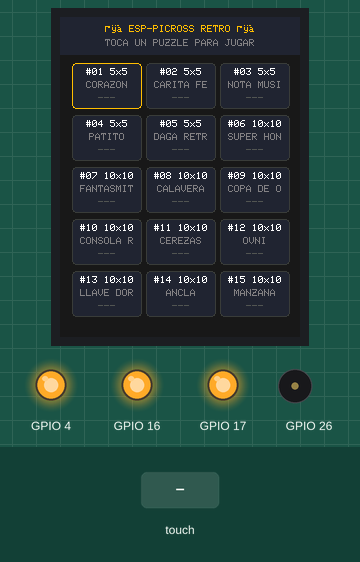
This program was run on a simulated ESP32. On the bench: 240×320 colour display, output pins drawn as LEDs (lit = HIGH), buzzer (waves = sounding). Inputs (shaded band) come from the test bench. EEPROM starts erased; what the program prints to the serial monitor is not drawn.

Above: at 1.7 s.
1.8 s: screen touched at 13 % across, 50 % down
At 3.5 s:
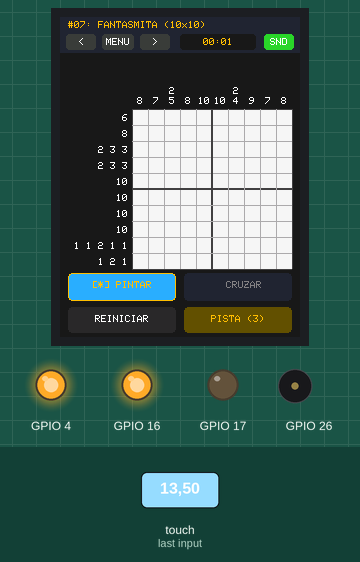
4.8 s: screen touched at 13 % across, 10 % down
At 6.6 s:
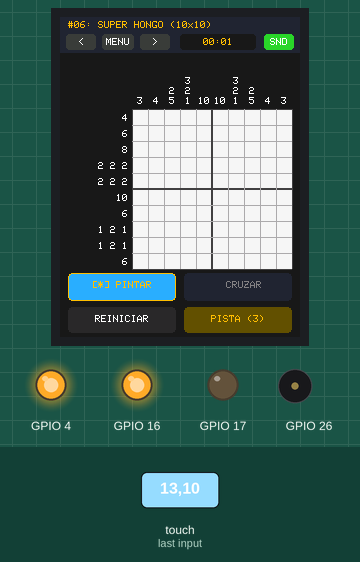
7.8 s: screen touched at 13 % across, 10 % down
At 9.5 s:
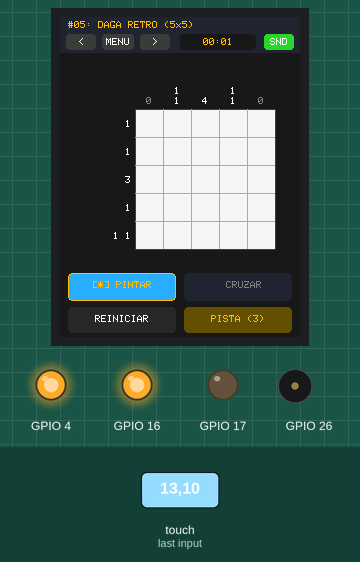
10.8 s: screen touched at 13 % across, 10 % down
At 12.6 s:
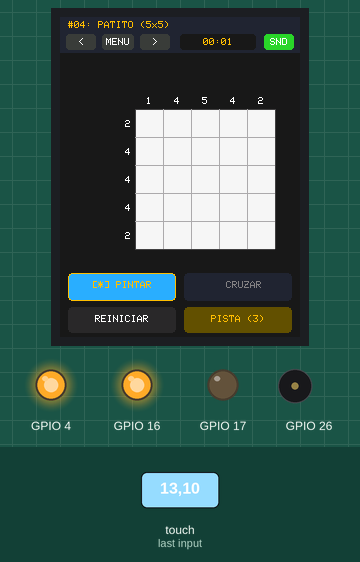
13.8 s: screen touched at 38 % across, 30 % down
At 14.5 s:
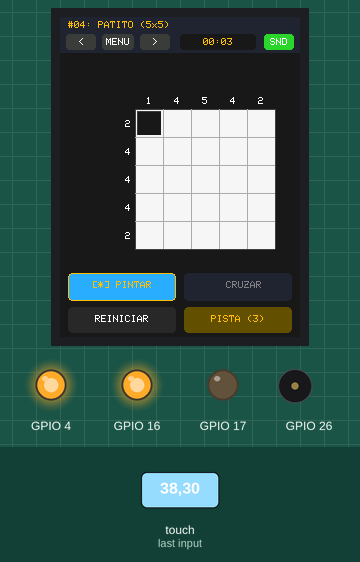
15.3 s: screen touched at 13 % across, 10 % down
At 17.1 s:
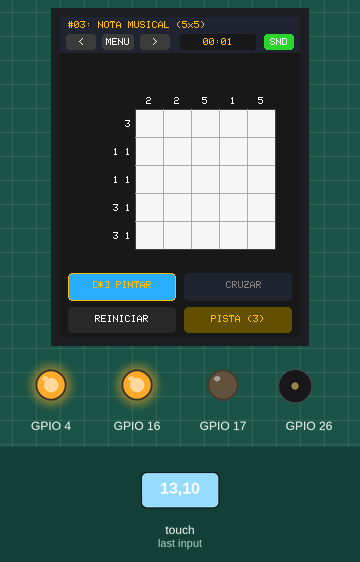
Timing chart, 0 to 18.6 s (numbered marks = the images above; inputs shaded):
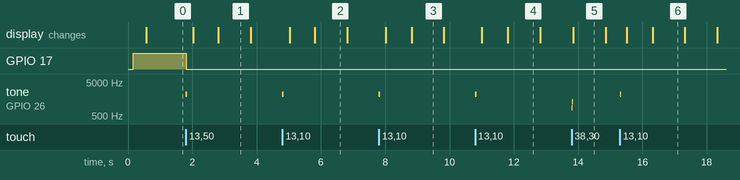

Measured:
- after the input at 1.8 s, GPIO 17: HIGH → LOW at once; tone on GPIO 26: silent → 2200 Hz at once, → silent 0.02 s later; the display: first changes after 0.24 s (image 1 shows a later state)
- after the input at 4.8 s, tone on GPIO 26: silent → 2200 Hz at once, → silent 0.02 s later; the display: first changes after 0.24 s (image 2 shows a later state)
- after the input at 7.8 s, tone on GPIO 26: silent → 2200 Hz at once, → silent 0.02 s later; the display: first changes after 0.21 s (image 3 shows a later state)
- after the input at 10.8 s, tone on GPIO 26: silent → 2200 Hz at once, → silent 0.02 s later; the display: first changes after 0.21 s (image 4 shows a later state)
- after the input at 13.8 s, tone on GPIO 26: silent → 880 Hz at once, → 1320 Hz 0.01 s later, → silent 0.02 s later
- after the input at 15.3 s, tone on GPIO 26: silent → 2200 Hz at once, → silent 0.02 s later; the display: first changes after 0.21 s (image 6 shows a later state)

The program:

main.cpp
```cpp
#include <Arduino.h>
#include "config.h"
#include "hal/display.h"
#include "hal/buzzer.h"
#include "hal/led.h"
#include "game/storage.h"
#include "game/picross_game.h"
#include "ui/renderer.h"

void setup() {
    Serial.begin(115200);
    delay(150);
    Serial.println("\n==========================================");
    Serial.println("   ★ ESP-PICROSS RETRO (ESP32-CYD) ★     ");
    Serial.println("==========================================");

    storage_init();
    buzzer_init();
    buzzer_set_enabled(storage_get_sound());
    led_init();
    display_init();
    renderer_init();
    game.init();

    renderer_draw_screen(true);
    Serial.println("[MAIN] Juego inicializado con exito.");
}

void loop() {
    uint16_t touchX, touchY;
    bool touched = tft.getTouch(&touchX, &touchY);

    static bool was_touched = false;

    if (touched) {
        if (!was_touched) {
            was_touched = true;
            game.handle_touch_down((int16_t)touchX, (int16_t)touchY);
            renderer_draw_screen(false);
        } else {
            game.handle_touch_move((int16_t)touchX, (int16_t)touchY);
        }
    } else {
        if (was_touched) {
            was_touched = false;
            game.handle_touch_up();
            renderer_draw_screen(false);
        }
    }

    game.update_timer();
    renderer_draw_timer_only();

    delay(5);
}
```

picross_game.h
```cpp
#ifndef GAME_PICROSS_H
#define GAME_PICROSS_H

#include <Arduino.h>
#include "game/puzzle_data.h"

enum GameState {
    STATE_MENU,
    STATE_PLAYING,
    STATE_VICTORY
};

enum ToolMode {
    TOOL_FILL,  // Pintar casilla (■)
    TOOL_CROSS  // Marcar con cruz (✕)
};

enum CellState : uint8_t {
    CELL_EMPTY   = 0,
    CELL_FILLED  = 1,
    CELL_CROSSED = 2
};

enum DragAction {
    DRAG_NONE,
    DRAG_SET_FILL,
    DRAG_SET_CROSS,
    DRAG_CLEAR
};

class PicrossGame {
public:
    GameState state;
    uint8_t current_level_idx;
    ToolMode tool_mode;
    uint8_t hints_remaining;

    // Estado del tablero actual
    uint8_t grid_size;
    CellState player_grid[MAX_GRID_SIZE][MAX_GRID_SIZE];
    uint8_t row_clues[MAX_GRID_SIZE][MAX_CLUES];
    uint8_t row_clue_counts[MAX_GRID_SIZE];
    uint8_t col_clues[MAX_GRID_SIZE][MAX_CLUES];
    uint8_t col_clue_counts[MAX_GRID_SIZE];

    bool row_satisfied[MAX_GRID_SIZE];
    bool col_satisfied[MAX_GRID_SIZE];

    // Cronómetro
    uint32_t start_time_ms;
    uint32_t elapsed_seconds;
    bool timer_running;

    // Arrastre táctil (Drag & Drop con lápiz)
    bool is_dragging;
    int8_t last_drag_col;
    int8_t last_drag_row;
    DragAction current_drag_action;

    // Métricas del grid en pantalla
    int16_t grid_x;
    int16_t grid_y;
    int16_t cell_size;
    int16_t clue_row_x;
    int16_t clue_col_y;

public:
    void init();
    void load_level(uint8_t level_idx);
    void reset_current_level();
    void use_hint();
    void update_timer();
    void set_tool(ToolMode mode);

    // Entrada táctil
    void handle_touch_down(int16_t tx, int16_t ty);
    void handle_touch_move(int16_t tx, int16_t ty);
    void handle_touch_up();

    bool check_victory();
    void update_clue_satisfaction();

    const Puzzle& get_current_puzzle() const { return PUZZLES[current_level_idx]; }
};

extern PicrossGame game;

#endif // GAME_PICROSS_H
```

puzzle_data.h
```cpp
#ifndef GAME_PUZZLE_DATA_H
#define GAME_PUZZLE_DATA_H

#include <Arduino.h>

#define MAX_GRID_SIZE 10
#define MAX_CLUES     5
#define TOTAL_PUZZLES 15

struct Puzzle {
    const char* name;
    uint8_t size; // 5 o 10
    uint8_t solution[MAX_GRID_SIZE][MAX_GRID_SIZE];
    uint16_t color_reveal[MAX_GRID_SIZE][MAX_GRID_SIZE]; // Colores RGB565 revelados al ganar
};

extern const Puzzle PUZZLES[TOTAL_PUZZLES];

void compute_clues(const Puzzle& puzzle,
                   uint8_t row_clues[MAX_GRID_SIZE][MAX_CLUES],
                   uint8_t row_counts[MAX_GRID_SIZE],
                   uint8_t col_clues[MAX_GRID_SIZE][MAX_CLUES],
                   uint8_t col_counts[MAX_GRID_SIZE]);

#endif // GAME_PUZZLE_DATA_H
```

storage.h
```cpp
#ifndef GAME_STORAGE_H
#define GAME_STORAGE_H

#include <Arduino.h>

void storage_init();
bool storage_is_completed(uint8_t level_idx);
uint32_t storage_get_best_time(uint8_t level_idx);
void storage_save_completion(uint8_t level_idx, uint32_t time_sec);
uint8_t storage_get_last_level();
void storage_set_last_level(uint8_t level_idx);
bool storage_get_sound();
void storage_set_sound(bool enabled);

#endif // GAME_STORAGE_H
```

renderer.h
```cpp
#ifndef UI_RENDERER_H
#define UI_RENDERER_H

#include <Arduino.h>
#include "game/picross_game.h"

void renderer_init();
void renderer_draw_screen(bool force_full_redraw = false);
void renderer_draw_timer_only();
void renderer_draw_cell(uint8_t r, uint8_t c);

#endif // UI_RENDERER_H
```

picross_game.cpp
```cpp
#include "game/picross_game.h"
#include "hal/buzzer.h"
#include "hal/led.h"
#include "game/storage.h"
#include "ui/renderer.h"

PicrossGame game;

void PicrossGame::init() {
    state = STATE_MENU;
    current_level_idx = storage_get_last_level();
    if (current_level_idx >= TOTAL_PUZZLES) {
        current_level_idx = 0;
    }
    tool_mode = TOOL_FILL;
    is_dragging = false;
    last_drag_col = -1;
    last_drag_row = -1;
    current_drag_action = DRAG_NONE;
    timer_running = false;
    elapsed_seconds = 0;
}

void PicrossGame::load_level(uint8_t level_idx) {
    if (level_idx >= TOTAL_PUZZLES) level_idx = 0;
    current_level_idx = level_idx;
    storage_set_last_level(current_level_idx);

    const Puzzle& p = PUZZLES[current_level_idx];
    grid_size = p.size;

    // Configurar geometría según tamaño de cuadrícula
    if (grid_size == 5) {
        cell_size = 28;
        grid_x = 75;
        grid_y = 92;
        clue_row_x = 10;
        clue_col_y = 40;
    } else { // 10x10
        cell_size = 16;
        grid_x = 72;
        grid_y = 92;
        clue_row_x = 4;
        clue_col_y = 40;
    }

    // Limpiar cuadrícula
    for (uint8_t r = 0; r < MAX_GRID_SIZE; r++) {
        for (uint8_t c = 0; c < MAX_GRID_SIZE; c++) {
            player_grid[r][c] = CELL_EMPTY;
        }
        row_satisfied[r] = false;
        col_satisfied[r] = false;
    }

    // Calcular pistas
    compute_clues(p, row_clues, row_clue_counts, col_clues, col_clue_counts);

    hints_remaining = 3;
    start_time_ms = millis();
    elapsed_seconds = 0;
    timer_running = true;
    state = STATE_PLAYING;
    tool_mode = TOOL_FILL;
    is_dragging = false;

    update_clue_satisfaction();
    led_playing();
    buzzer_click();
}

void PicrossGame::reset_current_level() {
    for (uint8_t r = 0; r < grid_size; r++) {
        for (uint8_t c = 0; c < grid_size; c++) {
            player_grid[r][c] = CELL_EMPTY;
        }
    }
    update_clue_satisfaction();
    buzzer_erase();
    renderer_draw_screen(true);
}

void PicrossGame::set_tool(ToolMode mode) {
    tool_mode = mode;
    buzzer_click();
}

void PicrossGame::use_hint() {
    if (hints_remaining == 0 || state != STATE_PLAYING) return;

    const Puzzle& p = PUZZLES[current_level_idx];

    // Buscar una casilla que debería estar pintada y no lo esté
    for (uint8_t r = 0; r < grid_size; r++) {
        for (uint8_t c = 0; c < grid_size; c++) {
            if (p.solution[r][c] == 1 && player_grid[r][c] != CELL_FILLED) {
                player_grid[r][c] = CELL_FILLED;
                renderer_draw_cell(r, c);
                hints_remaining--;
                elapsed_seconds += 30; // 30 segundos de penalización
                led_hint();
                buzzer_hint();
                delay(100);
                led_playing();
                update_clue_satisfaction();

                if (check_victory()) {
                    state = STATE_VICTORY;
                    timer_running = false;
                    storage_save_completion(current_level_idx, elapsed_seconds);
                    led_victory();
                    buzzer_victory();
                }
                return;
            }
        }
    }
}

void PicrossGame::update_timer() {
    if (timer_running && state == STATE_PLAYING) {
        uint32_t now = millis();
        if (now - start_time_ms >= 1000) {
            elapsed_seconds += (now - start_time_ms) / 1000;
            start_time_ms = now;
        }
    }
}

void PicrossGame::update_clue_satisfaction() {
    const Puzzle& p = PUZZLES[current_level_idx];

    // Comprobar filas
    for (uint8_t r = 0; r < grid_size; r++) {
        bool match = true;
        for (uint8_t c = 0; c < grid_size; c++) {
            bool should_be = (p.solution[r][c] == 1);
            bool is_filled = (player_grid[r][c] == CELL_FILLED);
            if (should_be != is_filled) {
                match = false;
                break;
            }
        }
        row_satisfied[r] = match;
    }

    // Comprobar columnas
    for (uint8_t c = 0; c < grid_size; c++) {
        bool match = true;
        for (uint8_t r = 0; r < grid_size; r++) {
            bool should_be = (p.solution[r][c] == 1);
            bool is_filled = (player_grid[r][c] == CELL_FILLED);
            if (should_be != is_filled) {
                match = false;
                break;
            }
        }
        col_satisfied[c] = match;
    }
}

bool PicrossGame::check_victory() {
    const Puzzle& p = PUZZLES[current_level_idx];
    for (uint8_t r = 0; r < grid_size; r++) {
        for (uint8_t c = 0; c < grid_size; c++) {
            bool should_be_filled = (p.solution[r][c] == 1);
            bool is_filled = (player_grid[r][c] == CELL_FILLED);
            if (should_be_filled != is_filled) {
                return false;
            }
        }
    }
    return true;
}

void PicrossGame::handle_touch_down(int16_t tx, int16_t ty) {
    if (state == STATE_MENU) {
        for (uint8_t i = 0; i < TOTAL_PUZZLES; i++) {
            int16_t col = i % 3;
            int16_t row = i / 3;
            int16_t bx = 12 + col * 74;
            int16_t by = 46 + row * 52;
            int16_t bw = 70;
            int16_t bh = 46;

            if (tx >= bx && tx <= bx + bw && ty >= by && ty <= by + bh) {
                buzzer_click();
                load_level(i);
                return;
            }
        }
        return;
    }

    if (state == STATE_VICTORY) {
        if (ty >= 276 && ty <= 312) {
            if (tx >= 16 && tx <= 116) {
                buzzer_click();
                if (current_level_idx < TOTAL_PUZZLES - 1) {
                    load_level(current_level_idx + 1);
                } else {
                    state = STATE_MENU;
                }
            } else if (tx >= 124 && tx <= 224) {
                buzzer_click();
                state = STATE_MENU;
            }
        }
        return;
    }

    if (state == STATE_PLAYING) {
        // 1. Barra Superior (Y = 0 a 36)
        if (ty >= 4 && ty <= 34) {
            // [ < ]: X = 6 a 36
            if (tx >= 6 && tx <= 36) {
                buzzer_click();
                if (current_level_idx > 0) load_level(current_level_idx - 1);
                return;
            }
            // [ MENU ]: X = 42 a 74
            if (tx >= 42 && tx <= 74) {
                buzzer_click();
                state = STATE_MENU;
                return;
            }
            // [ > ]: X = 80 a 110
            if (tx >= 80 && tx <= 110) {
                buzzer_click();
                if (current_level_idx < TOTAL_PUZZLES - 1) load_level(current_level_idx + 1);
                return;
            }
            // [ SND / MUT ]: X = 204 a 234
            if (tx >= 204 && tx <= 236) {
                bool s = !buzzer_is_enabled();
                buzzer_set_enabled(s);
                storage_set_sound(s);
                if (s) buzzer_click();
                return;
            }
        }

        // 2. Barra Inferior de Herramientas (Y = 256 a 318)
        if (ty >= 256 && ty <= 286) {
            // [ ■ PINTAR ]: X = 8 a 116
            if (tx >= 8 && tx <= 116) {
                set_tool(TOOL_FILL);
                return;
            }
            // [ ✕ CRUZAR ]: X = 124 a 232
            if (tx >= 124 && tx <= 232) {
                set_tool(TOOL_CROSS);
                return;
            }
        } else if (ty >= 290 && ty <= 316) {
            // [ ↺ REINICIAR ]: X = 8 a 116
            if (tx >= 8 && tx <= 116) {
                reset_current_level();
                return;
            }
            // [ 💡 PISTA ]: X = 124 a 232
            if (tx >= 124 && tx <= 232) {
                use_hint();
                return;
            }
        }

        // 3. Cuadrícula de Juego (Grid)
        int16_t grid_w = grid_size * cell_size;
        int16_t grid_h = grid_size * cell_size;

        if (tx >= grid_x && tx < grid_x + grid_w && ty >= grid_y && ty < grid_y + grid_h) {
            int16_t c = (tx - grid_x) / cell_size;
            int16_t r = (ty - grid_y) / cell_size;

            if (c >= 0 && c < grid_size && r >= 0 && r < grid_size) {
                is_dragging = true;
                last_drag_col = c;
                last_drag_row = r;

                if (tool_mode == TOOL_FILL) {
                    if (player_grid[r][c] == CELL_FILLED) {
                        current_drag_action = DRAG_CLEAR;
                        player_grid[r][c] = CELL_EMPTY;
                        buzzer_erase();
                    } else {
                        current_drag_action = DRAG_SET_FILL;
                        player_grid[r][c] = CELL_FILLED;
                        buzzer_fill();
                    }
                } else { // TOOL_CROSS
                    if (player_grid[r][c] == CELL_CROSSED) {
                        current_drag_action = DRAG_CLEAR;
                        player_grid[r][c] = CELL_EMPTY;
                        buzzer_erase();
                    } else {
                        current_drag_action = DRAG_SET_CROSS;
                        player_grid[r][c] = CELL_CROSSED;
                        buzzer_cross();
                    }
                }

                renderer_draw_cell(r, c);
                update_clue_satisfaction();
            }
        }
    }
}

void PicrossGame::handle_touch_move(int16_t tx, int16_t ty) {
    if (state != STATE_PLAYING || !is_dragging) return;

    int16_t grid_w = grid_size * cell_size;
    int16_t grid_h = grid_size * cell_size;

    if (tx >= grid_x && tx < grid_x + grid_w && ty >= grid_y && ty < grid_y + grid_h) {
        int16_t c = (tx - grid_x) / cell_size;
        int16_t r = (ty - grid_y) / cell_size;

        if (c >= 0 && c < grid_size && r >= 0 && r < grid_size) {
            if (c != last_drag_col || r != last_drag_row) {
                last_drag_col = c;
                last_drag_row = r;

                if (current_drag_action == DRAG_SET_FILL) {
                    if (player_grid[r][c] != CELL_FILLED) {
                        player_grid[r][c] = CELL_FILLED;
                        renderer_draw_cell(r, c);
                        buzzer_fill();
                    }
                } else if (current_drag_action == DRAG_SET_CROSS) {
                    if (player_grid[r][c] != CELL_CROSSED) {
                        player_grid[r][c] = CELL_CROSSED;
                        renderer_draw_cell(r, c);
                        buzzer_cross();
                    }
                } else if (current_drag_action == DRAG_CLEAR) {
                    if (player_grid[r][c] != CELL_EMPTY) {
                        player_grid[r][c] = CELL_EMPTY;
                        renderer_draw_cell(r, c);
                        buzzer_erase();
                    }
                }

                update_clue_satisfaction();
            }
        }
    }
}

void PicrossGame::handle_touch_up() {
    if (is_dragging) {
        is_dragging = false;
        last_drag_col = -1;
        last_drag_row = -1;
        current_drag_action = DRAG_NONE;

        update_clue_satisfaction();

        if (check_victory()) {
            state = STATE_VICTORY;
            timer_running = false;
            storage_save_completion(current_level_idx, elapsed_seconds);
            led_victory();
            buzzer_victory();
        }
    }
}
```

storage.cpp
```cpp
#include "game/storage.h"
#include <Preferences.h>

static Preferences prefs;

void storage_init() {
    // Inicialización rápida
}

bool storage_is_completed(uint8_t level_idx) {
    if (prefs.begin("picross", true)) {
        char key[16];
        snprintf(key, sizeof(key), "c_%u", level_idx);
        bool val = prefs.getBool(key, false);
        prefs.end();
        return val;
    }
    return false;
}

uint32_t storage_get_best_time(uint8_t level_idx) {
    if (prefs.begin("picross", true)) {
        char key[16];
        snprintf(key, sizeof(key), "t_%u", level_idx);
        uint32_t val = prefs.getUInt(key, 0);
        prefs.end();
        return val;
    }
    return 0;
}

void storage_save_completion(uint8_t level_idx, uint32_t time_sec) {
    if (prefs.begin("picross", false)) {
        char key_c[16], key_t[16];
        snprintf(key_c, sizeof(key_c), "c_%u", level_idx);
        snprintf(key_t, sizeof(key_t), "t_%u", level_idx);

        prefs.putBool(key_c, true);

        uint32_t old_best = prefs.getUInt(key_t, 0);
        if (old_best == 0 || time_sec < old_best) {
            prefs.putUInt(key_t, time_sec);
        }
        prefs.end();
    }
}

uint8_t storage_get_last_level() {
    if (prefs.begin("picross", true)) {
        uint8_t val = prefs.getUChar("last_lvl", 0);
        prefs.end();
        return val;
    }
    return 0;
}

void storage_set_last_level(uint8_t level_idx) {
    if (prefs.begin("picross", false)) {
        prefs.putUChar("last_lvl", level_idx);
        prefs.end();
    }
}

bool storage_get_sound() {
    if (prefs.begin("picross", true)) {
        bool val = prefs.getBool("sound", true);
        prefs.end();
        return val;
    }
    return true;
}

void storage_set_sound(bool enabled) {
    if (prefs.begin("picross", false)) {
        prefs.putBool("sound", enabled);
        prefs.end();
    }
}
```

buzzer.h
```cpp
#ifndef HAL_BUZZER_H
#define HAL_BUZZER_H

#include <Arduino.h>

void buzzer_init();
void buzzer_set_enabled(bool enabled);
bool buzzer_is_enabled();

void buzzer_beep(uint32_t freq, uint32_t duration_ms);
void buzzer_click();
void buzzer_fill();
void buzzer_cross();
void buzzer_erase();
void buzzer_line_complete();
void buzzer_hint();
void buzzer_victory();

#endif // HAL_BUZZER_H
```

Source omitted: puzzle_data.cpp (18629 bytes), renderer.cpp (13718 bytes), config.h (2070 bytes), display.h (386 bytes), led.h (208 bytes), buzzer.cpp (2182 bytes), display.cpp (2609 bytes), led.cpp (729 bytes)
